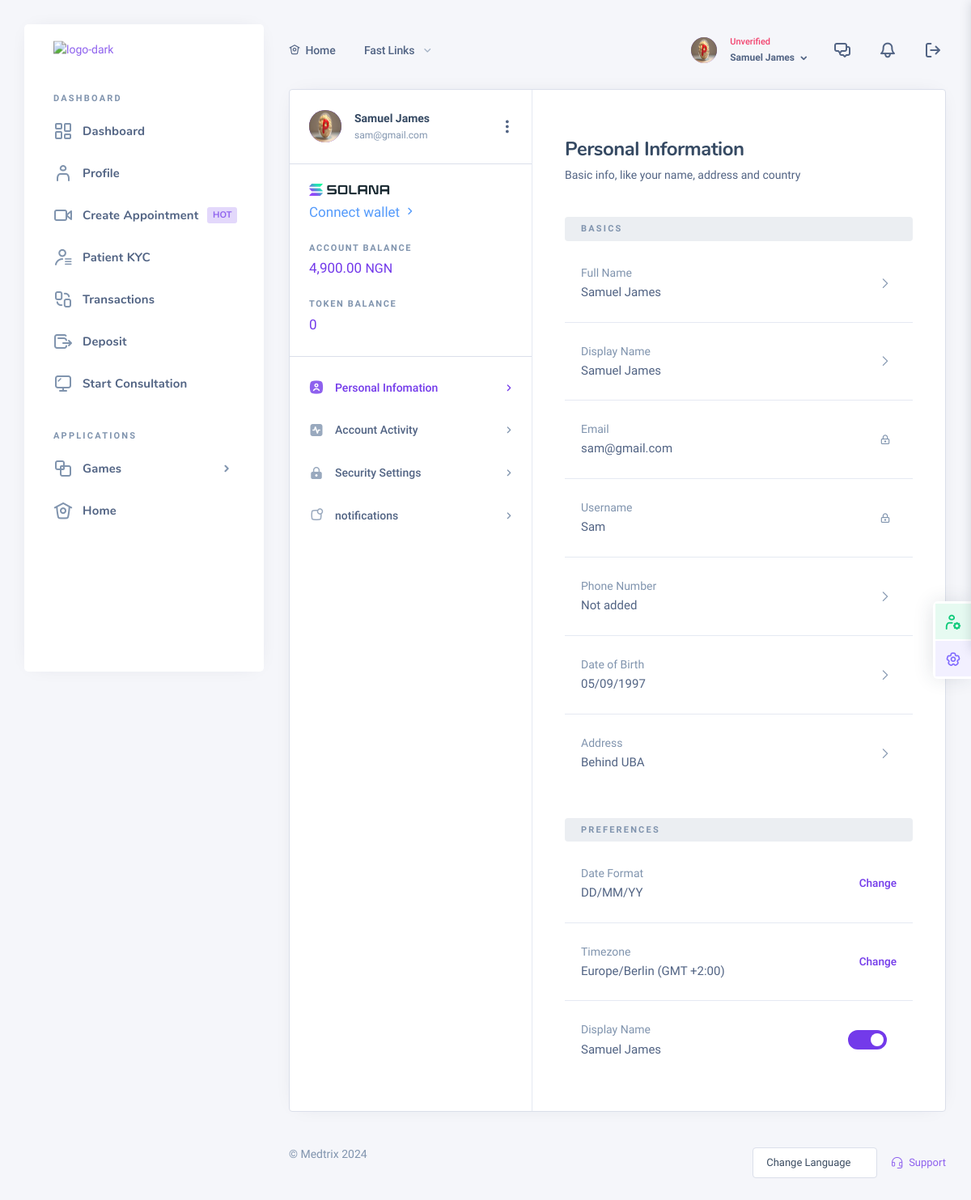
The page /dashboard/profile.php (signed in) on the database its author committed.
### tables this page shows
CREATE TABLE `users` (
  `userid` int(11) NOT NULL,
  `fullName` varchar(200) NOT NULL,
  `email` varchar(200) NOT NULL,
  `username` varchar(200) NOT NULL,
  `password` varchar(2000) NOT NULL,
  `profilepix` varchar(2000) DEFAULT NULL,
  `country` varchar(200) DEFAULT NULL,
  `residentialCountry` varchar(200) DEFAULT NULL,
  `city` varchar(200) DEFAULT NULL,
  `address` varchar(2000) DEFAULT NULL,
  `dob` varchar(200) DEFAULT NULL,
  `phone` varchar(200) DEFAULT NULL,
  `created` timestamp NOT NULL DEFAULT current_timestamp(),
  `type` varchar(200) DEFAULT NULL,
  `disable` varchar(200) DEFAULT NULL,
  `invite_ref` varchar(200) DEFAULT NULL,
  `siteLockPassCode` varchar(200) DEFAULT NULL,
  `passwordReset` varchar(20) DEFAULT NULL,
  `verify` int(11) DEFAULT NULL,
  `bank` varchar(200) DEFAULT NULL,
  `accountNumber` varchar(2000) DEFAULT NULL,
  `passUpdateDate` varchar(200) DEFAULT NULL,
  `state` varchar(200) DEFAULT NULL,
  `idFront` varchar(200) DEFAULT NULL,
  `idBack` varchar(200) DEFAULT NULL,
  `kycIdType` varchar(100) DEFAULT NULL,
  `kycVerify` varchar(100) DEFAULT NULL,
  `kycDate` varchar(100) DEFAULT NULL,
  `kycApprovedDate` varchar(100) DEFAULT NULL
);

CREATE TABLE `preference` (
  `id` int(11) NOT NULL,
  `timezone` varchar(200) DEFAULT NULL,
  `timezoneLabel` varchar(100) DEFAULT NULL,
  `language` varchar(200) DEFAULT NULL,
  `dateFormat` varchar(200) DEFAULT NULL,
  `region` varchar(200) DEFAULT NULL,
  `displayName` varchar(11) DEFAULT NULL,
  `userid` int(11) NOT NULL,
  `saveActivity` varchar(10) DEFAULT NULL,
  `skin` varchar(100) DEFAULT NULL,
  `headerFixed` varchar(100) DEFAULT NULL,
  `uiDesign` varchar(100) DEFAULT NULL,
  `headerBg` varchar(100) DEFAULT NULL
);

CREATE TABLE `account` (
  `id` int(11) NOT NULL,
  `userid` int(11) NOT NULL,
  `token` int(11) NOT NULL,
  `deposit` int(11) NOT NULL,
  `VAT` varchar(100) NOT NULL
);

### dashboard/timezoneSet.php (called while the page is built, shortened)
<?php
	$stmt=$pdo->prepare("SELECT * FROM preference WHERE userid = :userid");
	$stmt->bindParam(":userid", $userid, PDO::PARAM_STR);
	$stmt->execute();
	$pref=$stmt->fetch();

### dashboard/profile.php (the view, shortened to what this page needs)
<?php
include("../include/config.php");
if (isset($_SESSION["user_login"])) {
$userid = $_SESSION["user_login"];
} else {
header("location: ../login.php");
}
$stmt = $pdo->prepare("SELECT * FROM users WHERE userid = :userid");
$stmt->bindParam("userid", $userid, PDO::PARAM_STR);
$stmt->execute();
$row = $stmt->fetch();
$userimage = (!empty($row["profilepix"]) ? "../images/users/" . $row["profilepix"] : "../images/avatar.svg");
$stmt = $pdo->prepare("SELECT * FROM preference WHERE userid = :userid");
$stmt->bindParam("userid", $userid, PDO::PARAM_STR);
$stmt->execute();
$pref = $stmt->fetch();
$stmt=$pdo->prepare("SELECT * FROM solana WHERE userid = :userid");
$stmt->bindParam("userid", $userid, PDO::PARAM_STR);
$stmt->execute();
$solana=$stmt->fetch();
?>
<!DOCTYPE html>
<html lang="zxx" class="js">
<head>
<link rel="stylesheet" href="../assets/css/dashlite.css">
<link id="skin-default" rel="stylesheet" href="../assets/css/theme.css">
</head>
<body class="nk-body npc-invest bg-lighter
<?php
if(!empty($pref["skin"])){ echo " ".$pref["skin"]." ";}
if(!empty($pref["uiDesign"])){echo " ". $pref["uiDesign"] ." ";}
?> ">
<div class="nk-app-root">
<?php include "sidebar.php";?>
<div class="nk-wrap ">
<?php include("header.php"); ?>
<div class="nk-content nk-content-fluid">
<div class="container-xl wide-xl">
<div class="nk-content-inner <?php if(empty($pref["headerFixed"])){ echo 'nk-content-margin';}else{
	if($pref["headerFixed"]  == 'nk-header-fixed'){ echo 'nk-content-margin';}else{echo 'nk-content-marginR';}}?> ">
<div class="nk-content-body">
<div class="nk-block">
<div class="card card-bordered">
<div class="card-aside-wrap">
<div class="card-inner card-inner-lg">
<div class="nk-block-head nk-block-head-lg">
<div class="nk-block-between">
<div class="nk-block-head-content">
<h4 class="nk-block-title">Personal Information</h4>
<div class="nk-block-des">
<p>Basic info, like your name, address and country</p>
</div>
</div>
</div>
</div>
<div class="nk-block fetchResult">
<div class="nk-data data-list">
<div class="data-head">
<h6 class="overline-title">Basics</h6>
</div>
<div class="data-item" data-bs-toggle="modal" data-bs-target="#profile-edit">
<div class="data-col"><span class="data-label">Full Name</span>
<span class="data-value"><?php echo htmlspecialchars($row["fullName"]);?></span></div>
<div class="data-col data-col-end"><span class="data-more"><em class="icon ni ni-forward-ios"></em></span></div>
</div>
<div class="data-item" data-bs-toggle="modal" data-bs-target="#profile-edit">
<div class="data-col"><span class="data-label">Display Name</span>
<span class="data-value">
<span class="toggleVal">
<?php if($pref["displayName"] == "fullName"){echo htmlspecialchars($row["fullName"]);}else{echo htmlspecialchars($row["username"]);}?>
</span>
</span></div>
<div class="data-col data-col-end"><span class="data-more"><em class="icon ni ni-forward-ios"></em></span></div>
</div>
<div class="data-item">
<div class="data-col"><span class="data-label">Email</span>
<span class="data-value"><?php echo htmlspecialchars($row["email"]);?></span></div>
<div class="data-col data-col-end"><span class="data-more disable"><em class="icon ni ni-lock-alt"></em></span></div>
</div>
<div class="data-item">
<div class="data-col"><span class="data-label">Username</span>
<span class="data-value"><?php echo htmlspecialchars($row["username"]);?></span></div>
<div class="data-col data-col-end"><span class="data-more disable"><em class="icon ni ni-lock-alt"></em></span></div>
</div>
<div class="data-item" data-bs-toggle="modal" data-bs-target="#profile-edit">
<div class="data-col"><span class="data-label">Phone Number</span>
<span class="data-value"><?php if(empty($row["phone"])){echo "Not added";}else{echo htmlspecialchars($row["phone"]);}?></span></div>
<div class="data-col data-col-end"><span class="data-more"><em class="icon ni ni-forward-ios"></em></span></div>
</div>
<div class="data-item" data-bs-toggle="modal" data-bs-target="#profile-edit">
<div class="data-col"><span class="data-label">Date of Birth</span>
<span class="data-value"><?php if(empty($row["dob"])){echo "Not added";}else{echo htmlspecialchars($row["dob"]);}?></span></div>
<div class="data-col data-col-end"><span class="data-more"><em class="icon ni ni-forward-ios"></em></span></div>
</div>
<div class="data-item" data-bs-toggle="modal" data-bs-target="#profile-edit" data-tab-target="#address">
<div class="data-col"><span class="data-label">Address</span>
<span class="data-value"><?php if(empty($row["address"])){echo "Not added";}else{echo htmlspecialchars($row["address"]);}?></span></div>
<div class="data-col data-col-end"><span class="data-more"><em class="icon ni ni-forward-ios"></em></span></div>
</div>
</div>
<div class="nk-data data-list">
<div class="data-head">
<h6 class="overline-title">Preferences </h6>
</div>
<div class="data-item">
<div class="data-col"><span class="data-label">Date Format</span>
<span class="data-value text-uppercase"><?php echo htmlspecialchars($pref["dateFormat"]);?></span></div>
<div class="data-col data-col-end">
<a href="#" class="link link-primary">Change</a>
</div>
</div>
<div class="data-item">
<div class="data-col"><span class="data-label">Timezone</span>
<span class="data-value upzone"><?php echo htmlspecialchars($pref["timezone"]." ".$pref["timezoneLabel"]);?></span></div>
<div class="data-col data-col-end">
<a data-bs-toggle="modal" href="#timezone" class="link link-primary">
<span class="ms-1">Change</span>
</a>
</div>
</div>
<div class="data-item">
<div class="data-col"><span class="data-label">Display Name</span>
<span class="data-value">
<label for="displayName" class="toggleVal text-capitalize"><?php if($pref["displayName"] == "fullName"){echo htmlspecialchars($row["fullName"]);}else{echo htmlspecialchars($row["username"]);}?></label>
</span>
</div>
<div class="data-col data-col-end"><div class="custom-control custom-switch">
</div></div>
</div>
</div>
</div>
</div>
<div class="card-aside card-aside-left user-aside toggle-slide toggle-slide-left toggle-break-lg toggle-screen-lg" data-toggle-body="true" data-content="userAside" data-toggle-screen="lg" data-toggle-overlay="true">
<div class="card-inner-group" data-simplebar="init">
<div class="simplebar-wrapper" style="margin: 0px;">
<div class="simplebar-mask">
<div class="simplebar-offset" style="right: 0px; bottom: 0px;">
<div class="simplebar-content-wrapper" tabindex="0" role="region" aria-label="scrollable content" style="height: auto; overflow: hidden;">
<div class="simplebar-content" style="padding: 0px;">
<div class="card-inner">
<div class="user-card">
<div class="user-avatar bg-primary">
<span>
<img class="ProfilePixResult" src="<?php echo $userimage;?>" alt="User Avatar" style="height: 40px !important;width: 40px !important;">
</span>
</div>
<div class="user-info">
<span class="lead-text"><?php echo htmlspecialchars($row["fullName"]);?></span>
<span class="sub-text"><?php echo htmlspecialchars($row["email"]);?></span>
</div>
<div class="user-action">
<div class="dropdown"><a class="btn btn-icon btn-trigger me-n2" data-bs-toggle="dropdown" href="#"><em class="icon ni ni-more-v"></em></a>
</div>
</div>
</div>
</div>
<div class="card-inner">
<div class="user-account-info py-0">
<img class="logo-dark position-absolute" src="../images/solana-dark.png" width="100px">
<div href="../index.php?solana=request" class="user-balance" style="font-size:17px">
<?php if(isset($solana["balance"])){echo htmlspecialchars($solana["balance"]) .' <small class="currency currency-btc">SOL</small>';}else{echo "<a class='text-blue' href='../index.php?solana=request'>Connect wallet <em class='icon ni ni-chevron-right'></em></a>";}?>
</div>
<br>
<h6 class="overline-title-alt">Account Balance</h6>
<div class="user-balance" style="font-size:17px"><?php echo number_format($actBal["deposit"],2);?> <small class="currency currency-btc">NGN</small></div>
<br>
<h6 class="overline-title-alt">Token Balance</h6>
<div class="user-balance" style="font-size:17px"><?php echo intval($actBal["token"]);?></div>
</div>
</div>
<div class="card-inner p-0">
<ul class="link-list-menu">
<li>
<a class="active pTab" href="profile.php" data-content="profile">
<em class="icon ni ni-user-fill-c"></em><span>Personal Infomation</span></a>
</li>
<li>
<a href="#" class="slideTab activity" data-content="activity">
<em class="icon ni ni-activity-round-fill"></em><span>Account Activity</span>
</a>
</li>
<li>
<a href="#" class="slideTab security" data-content="security">
<em class="icon ni ni-lock-alt-fill"></em><span>Security Settings</span>
</a>
</li>
<li>
<a href="#" class="slideTab notifications" data-content="notifications">
<em class="icon ni ni-notify"></em><span>notifications</span>
</a>
</li>
</ul>
</div>
</div>
</div>
</div>
</div>
<div class="simplebar-placeholder" style="width: auto; height: 504px;"></div>
</div>
</div>
</div>
</div>
</div>
</div>
</div>
</div>
</div>
</div>
<?php include("footer.php"); ?>
</div>
</div>
</body>
</html>

### dashboard/header.php (shortened to what this page needs)
<?php
$base = basename($_SERVER["PHP_SELF"]);
if(!empty($_GET["consultTypeId"]) || $base == "conference.php"){
    $link = "../dashboard/";
}else{
    $link = "";
}
?>
<link rel="stylesheet" href="../assets/css/jquery-confirm.min.css">
<link rel="stylesheet" href="../assets/css/nprogress.min.css">
<?php
include("timezoneSet.php");
$stmt="SELECT * FROM account WHERE userid = :userid";
$stmt=$pdo->prepare($stmt);
$stmt->bindParam("userid", $userid, PDO::PARAM_STR);
$stmt->execute();
$actBal=$stmt->fetch();
?>
<div class="nk-header nk-header-fluid
<?php if(empty($pref["headerFixed"])){ echo 'nk-header-fixed';}else{ echo $pref["headerFixed"];}?>
<?php   if(empty($pref["headerBg"])){ echo 'is-light';}else{
        if($pref["headerBg"] == "is-light"){ echo 'is-light';}
        if($pref["headerBg"] == "is-default"){ echo 'is-default';}
        if($pref["headerBg"] == "is-dark"){ echo 'is-dark';}
        if($pref["headerBg"] == "is-theme"){ echo 'is-theme';}
}
?> ">
<div class="container-xl wide-xl">
<div class="nk-header-wrap">
<div class="nk-header-menu is-light">
<div class="nk-header-menu-inner">
<ul class="nk-menu nk-menu-main">
<li class="nk-menu-item">
<a href="../#/" class="nk-menu-link">
<span class="nk-menu-text"><em class="icon ni ni-home-alt"></em> &nbsp;Home</span>
</a>
</li>
<li class="nk-menu-item has-sub">
<a href="#" class="nk-menu-link nk-menu-toggle">
<span class="nk-menu-text">Fast Links</span>
</a>
</li>
</ul>
</div>
</div>
<div class="nk-header-tools">
<ul class="nk-quick-nav">
<li class="dropdown chats-dropdown hide-mb-sm">
<a href="#" class="dropdown-toggle nk-quick-nav-icon" data-bs-toggle="dropdown">
<div class="icon-status icon-status-na">
<em class="icon ni ni-comments"></em>
</div>
</a>
</li>
<li class="dropdown notification-dropdown">
<a href="#" class="dropdown-toggle nk-quick-nav-icon" data-bs-toggle="dropdown">
<div class="icon-status icon-status-info">
<em class="icon ni ni-bell"></em>
</div>
</a>
</li>
<li class="hide-mb-sm">
<a href="<?= $link;?>logout.php" class="nk-quick-nav-icon">
<em class="icon ni ni-signout"></em>
</a>
</li>
<li class="dropdown user-dropdown order-sm-first">
<a href="#" class="dropdown-toggle" data-bs-toggle="dropdown">
<div class="user-toggle">
<div class="user-avatar sm">
<img class="ProfilePixResult" src="<?php echo $userimage;?>" alt="User Avatar" style="height:32px!important; width:40px!important;">
</div>
<div class="user-info d-none d-xl-block">
<?php if($row["verify"] == 1){?>
<div class="user-status user-status-verified">Verified <i class="icon ni ni-check"></i></div>
<?php }else{?>
<div class="user-status user-status-unverified">Unverified </div>
<?php }?>
<div class="user-name dropdown-indicator"><?php echo htmlspecialchars($row["fullName"]);?></div>
</div>
</div>
</a>
</li>
</ul>
</div>
</div>
</div>
</div>

### assets/css/theme.css (style rules this page uses)
.nk-block-head { margin-top: 20px!important; }

### dashboard/header.php (style rules this page uses)
.icon-status-info:after { display:none!important; }

### rows shown on the page
users: profilepix (picture), fullName "Samuel James", email "sam@gmail.com", username "Sam", dob "05/09/1997", address "Behind UBA"
preference: dateFormat "DD/MM/YY", timezone+timezoneLabel "Europe/Berlin (GMT +2:00)"
account: deposit "4,900.00", token "0"
